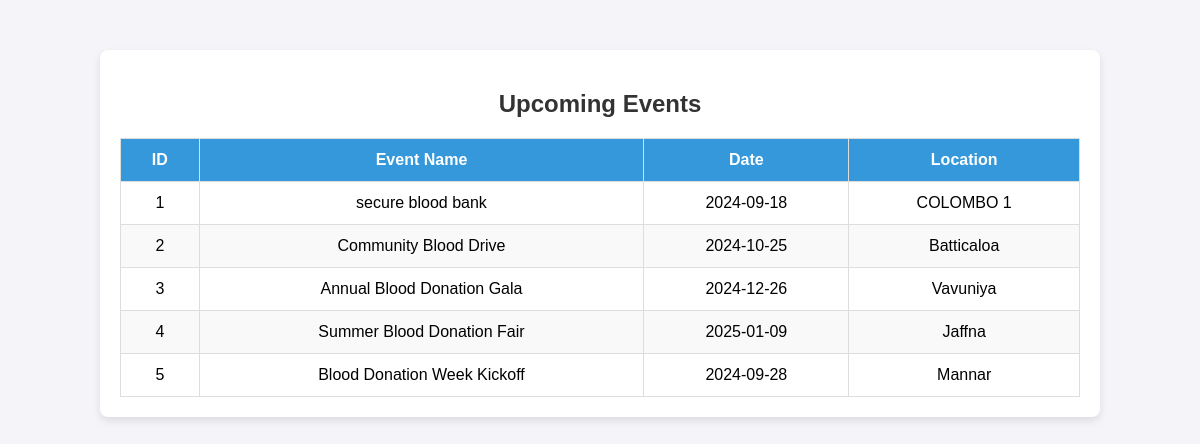
The page /user_events.php (signed in) on the database its author committed.
### tables this page shows
CREATE TABLE `events` (
  `id` int(11) NOT NULL,
  `name` varchar(255) NOT NULL,
  `date` date NOT NULL,
  `location` varchar(255) NOT NULL
);

### user_events.php (the view, shortened to what this page needs)
<?php
$conn = new mysqli("localhost", "root", "", "blood_donation");
$events = $conn->query("SELECT * FROM events");
?>
<!DOCTYPE html>
<html lang="en">
<head>
    <link rel="stylesheet" href="user_events.css">
</head>
<body>
    <div class="dashboard-container">
        <h2>Upcoming Events</h2>
        <table class="events-table">
            <thead>
                <tr>
                    <th>ID</th>
                    <th>Event Name</th>
                    <th>Date</th>
                    <th>Location</th>
                </tr>
            </thead>
            <tbody>
                <?php while ($row = $events->fetch_assoc()) { ?>
                <tr>
                    <td><?php echo htmlspecialchars($row['id']); ?></td>
                    <td><?php echo htmlspecialchars($row['name']); ?></td>
                    <td><?php echo htmlspecialchars($row['date']); ?></td>
                    <td><?php echo htmlspecialchars($row['location']); ?></td>
                </tr>
                <?php } ?>
            </tbody>
        </table>
    </div>
</body>
</html>

### user_events.css (style rules this page uses)
body { font-family: Arial, sans-serif; background-color: #f4f4f9; margin: 0; padding: 0; }
.dashboard-container { width: 80%; margin: 50px auto; background-color: #fff; box-shadow: 0 4px 8px rgba(0, 0, 0, 0.1); padding: 20px; border-radius: 8px; }
h2 { text-align: center; color: #333; font-size: 24px; margin-bottom: 20px; }
.events-table { width: 100%; border-collapse: collapse; margin-top: 20px; }
.events-table th, .events-table td { padding: 12px; border: 1px solid #ddd; text-align: center; }
.events-table thead th { background-color: #3498db; color: white; font-weight: bold; }
.events-table tbody tr:nth-child(even) { background-color: #f9f9f9; }

### rows shown on the page
events: id "1", name "secure blood bank", date "2024-09-18", location "COLOMBO 1"
events: id "2", name "Community Blood Drive", date "2024-10-25", location "Batticaloa"
events: id "3", name "Annual Blood Donation Gala", date "2024-12-26", location "Vavuniya"
events: id "4", name "Summer Blood Donation Fair", date "2025-01-09", location "Jaffna"
events: id "5", name "Blood Donation Week Kickoff", date "2024-09-28", location "Mannar"
